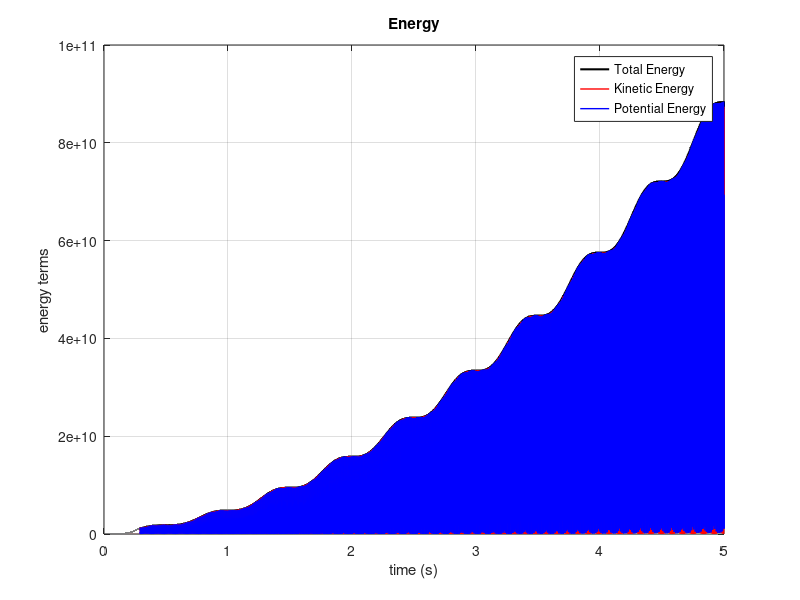
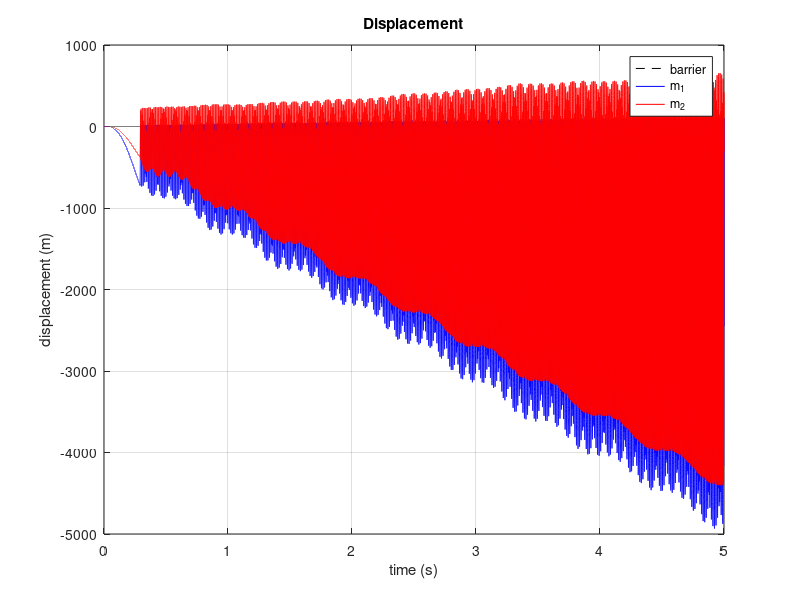
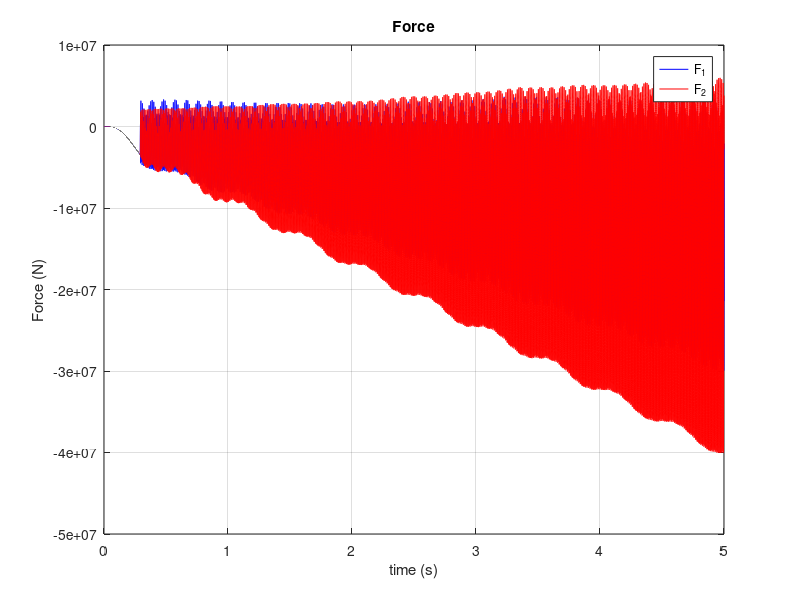
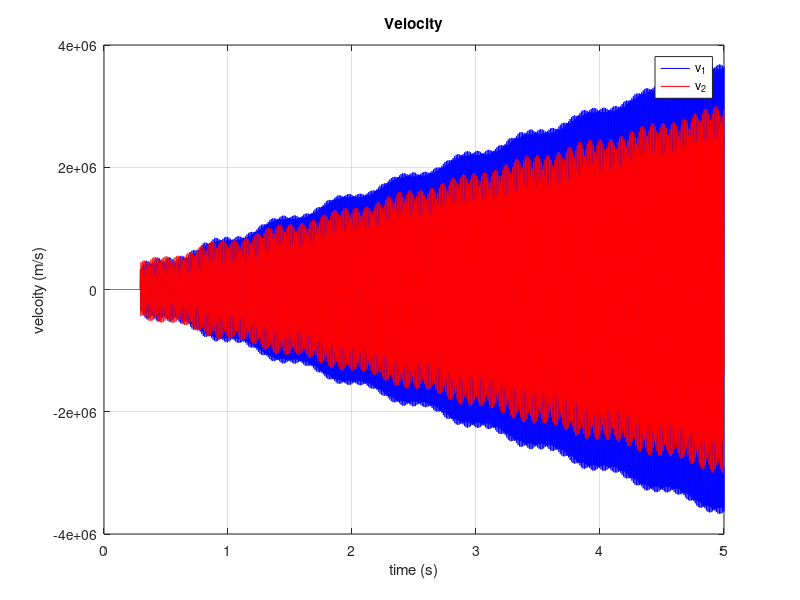

Here is the MATLAB script that generated these plots, in order:
% 2 - mass Collision Oscillator

clear;

soundtype = 2; % 1:displacement, 2:velocity, 3:force

fs = 44100; % sample rate (Hz)
T = 1/fs; % time period (s)
dur = 5; % duration of signal (s)
Ns = floor(dur*fs); % number of samples
t = (0:Ns-1)*T; % time vector

FAC = 1;
k1 = 1e4*FAC;
m1 = 0.013;
k2 = 9.1e3*FAC;
m2 = 0.011;

kc = 1e7;
alp = 1.3;

a1 = 0.25*k1*(T^2)/m1;
a2 = 0.5*(T^2)/m1;
a3 = 0.25*k1*(T^2)/m2;
a4 = 0.25*k2*(T^2)/m2;

EPSIL = 1e-10;

um = [0; 0];
u = [0; 0];
psim = [0; 0];
psi = [0; 0];
psip = [0; 0];

omega = 2*pi*2;
%ub_sig = zeros(1,Ns);
ub_sig = -0.1*cos(omega*t)+0.099;
%ub_sig = -0.1*triang(Ns);
%ub_sig = -0.1*ones(1,Ns)+0.099;
%ub_sig = -0.1*(1-hann(Ns)')+0.09;

ubm = 0;
ub = 0;
ubp = 0;

out1 = zeros(1,Ns); % output vector
out2 = zeros(1,Ns);
outg = zeros(1,Ns);
out1v = zeros(1,Ns);
out2v = zeros(1,Ns);
outF1 = zeros(1,Ns);
outF2 = zeros(1,Ns);

KE = zeros(1,Ns); % kinetic energy
PE = zeros(1,Ns); % potential energy

for n=1:Ns
    
    ub = 1*ub_sig(n);
    
    M00 = [1+a1 -a1; -a3 1+a3+a4];
    M1 = [2*(1-a1) 2*a1; 2*a3 2*(1-a3-a4)];
    M2 = [-2*(1+a1) 2*a1; 2*a3 -2*(1+a3+a4)];
        
    M00inv = (1/((1+a1)*(1+a3+a4)-a1*a3)) * [1+a3+a4 a1; a3 1+a1];
    s0 = M00inv*M1*u + M00inv*M2*um;
        
    if u(1)-ub>0 && kc>0 
        g1 = sqrt(0.5*kc*(alp+1)*(u(1)-ub)^(alp-1));
    else
        g1 = 2*(-psim(1)*s0(1))/(s0(1)^2 + EPSIL);
    end 
        
    g = [g1; 0];
    
    M0 = [1+a1+0.5*(g(1)^2)*a2 -a1; -a3 1+a3+a4];
    M3 = [-a2*(2*psim(1)-0.5*g1*(ubp-ubm)) 0; 0 0];
    
    M0inv = (1/((1+a1+0.5*(g(1)^2)*a2)*(1+a3+a4)-a1*a3)) * [1+a3+a4 a1; a3 1+a1+0.5*(g(1)^2)*a2];
    s = M0inv*M1*u + M0inv*M2*um + M0inv*M3*g;
        
    up = s + um; 
    psip(1) = psim(1) + 0.5*g(1)*(s(1)-ubp+ubm);

    out1(n) = u(1);
    out2(n) = u(2);
    outg(n) = g(1);
    out1v(n) = 0.5*(up(1)-um(1))/T;
    out2v(n) = 0.5*(up(2)-um(2))/T;
    outF1(n) = k1*(u(1)-u(2));
    outF2(n) = k2*u(2);
        
    KE(n) = 0.5*m1*(((up(1)-u(1))/T)^2) + 0.5*m2*(((up(2)-u(2))/T)^2);
    PE(n) = k1*((up(1)-up(2)+u(1)-u(2))^2)/8 + k2*((up(2)+u(2))^2)/8 + 0.5*(psip(1)^2);
    
    um = u;
    u = up;
    psim = psi;
    psi = psip;
    ubm = ub;
    ub = ubp;
        
end

if soundtype == 1 
    y1 = out1;
    y2 = out2;
elseif soundtype == 2
    y1 = out1v;
    y2 = out2v;
else
    y1 = outF1;
    y2 = outF2;
end

soundsc([y1; y2],fs);

TE = PE + KE;

% energy terms plot
figure(1);
clf;
plot(t,TE,'k-','Linewidth',1.5);
hold on;
plot(t,KE,'r-','Linewidth',1.0);
plot(t,PE,'b-','Linewidth',1.0);
hold off;
xlabel('time (s)');
ylabel('energy terms');
title('Energy');
grid;
legend('Total Energy','Kinetic Energy','Potential Energy','Location','northeast');

%figure(2);
%clf;

%subplot(3,1,1);
%plot(t,ub,'k--');
%hold on;
%plot(t,out1,'b-',t,out2,'r-');
%hold off;
%xlabel('time (s)');
%ylabel('displacement (m)');
%grid;
%legend('barrier','m_1','m_2');

%subplot(3,1,2);
%plot(t,outF1,'b-',t,outF2,'r-');
%hold off;
%xlabel('time (s)');
%ylabel('Force (N)');
%grid;
%legend('F_1','F_2');

%subplot(3,1,3);
%plot(t,out1v,'b-',t,out2v,'r-');
%hold off;
%xlabel('time (s)');
%ylabel('velcoity (m/s)');
%grid;
%legend('v_1','v_2');

figure(2);
clf;
plot(t,ub_sig,'k--');
hold on;
plot(t,out1,'b-',t,out2,'r-');
hold off;
xlabel('time (s)');
ylabel('displacement (m)');
grid;
legend('barrier','m_1','m_2');
title('Displacement');

figure(3);
clf;
plot(t,outF1,'b-',t,outF2,'r-');
hold off;
xlabel('time (s)');
ylabel('Force (N)');
grid;
legend('F_1','F_2');
title('Force');

figure(4);
clf;
plot(t,out1v,'b-',t,out2v,'r-');
hold off;
xlabel('time (s)');
ylabel('velcoity (m/s)');
grid;
legend('v_1','v_2');
title('Velocity');

figure(5);
clf;
plot(t,outg);
xlabel('time (s)');
ylabel('g');
title('g');
grid;